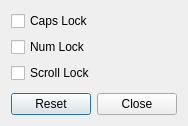
<?xml version="1.0" encoding="UTF-8"?>
<ui version="4.0">
 <class>LXQtKbIndicatorConfiguration</class>
 <widget class="QDialog" name="LXQtKbIndicatorConfiguration">
  <property name="geometry">
   <rect>
    <x>0</x>
    <y>0</y>
    <width>178</width>
    <height>126</height>
   </rect>
  </property>
  <property name="windowTitle">
   <string>Keyboard Indicator Settings</string>
  </property>
  <layout class="QVBoxLayout" name="verticalLayout_2">
   <item>
    <widget class="QCheckBox" name="capsLockCB">
     <property name="text">
      <string>Caps Lock</string>
     </property>
    </widget>
   </item>
   <item>
    <widget class="QCheckBox" name="numLockCB">
     <property name="text">
      <string>Num Lock</string>
     </property>
    </widget>
   </item>
   <item>
    <widget class="QCheckBox" name="scrollLockCB">
     <property name="text">
      <string>Scroll Lock</string>
     </property>
    </widget>
   </item>
   <item>
    <spacer name="verticalSpacer">
     <property name="orientation">
      <enum>Qt::Vertical</enum>
     </property>
     <property name="sizeHint" stdset="0">
      <size>
       <width>1</width>
       <height>1</height>
      </size>
     </property>
    </spacer>
   </item>
   <item>
    <widget class="QDialogButtonBox" name="buttons">
     <property name="orientation">
      <enum>Qt::Horizontal</enum>
     </property>
     <property name="standardButtons">
      <set>QDialogButtonBox::Close|QDialogButtonBox::Reset</set>
     </property>
    </widget>
   </item>
  </layout>
 </widget>
 <tabstops>
  <tabstop>buttons</tabstop>
 </tabstops>
 <resources/>
 <connections>
  <connection>
   <sender>buttons</sender>
   <signal>accepted()</signal>
   <receiver>LXQtKbIndicatorConfiguration</receiver>
   <slot>accept()</slot>
   <hints>
    <hint type="sourcelabel">
     <x>86</x>
     <y>244</y>
    </hint>
    <hint type="destinationlabel">
     <x>97</x>
     <y>253</y>
    </hint>
   </hints>
  </connection>
  <connection>
   <sender>buttons</sender>
   <signal>rejected()</signal>
   <receiver>LXQtKbIndicatorConfiguration</receiver>
   <slot>reject()</slot>
   <hints>
    <hint type="sourcelabel">
     <x>67</x>
     <y>244</y>
    </hint>
    <hint type="destinationlabel">
     <x>62</x>
     <y>253</y>
    </hint>
   </hints>
  </connection>
 </connections>
 <slots>
  <signal>maximumNetSpeedChanged(QString)</signal>
  <slot>on_typeCOB_currentIndexChanged(int)</slot>
  <slot>on_sourceCOB_currentIndexChanged(int)</slot>
  <slot>on_maximumHS_valueChanged(int)</slot>
  <slot>saveSettings()</slot>
 </slots>
</ui>
